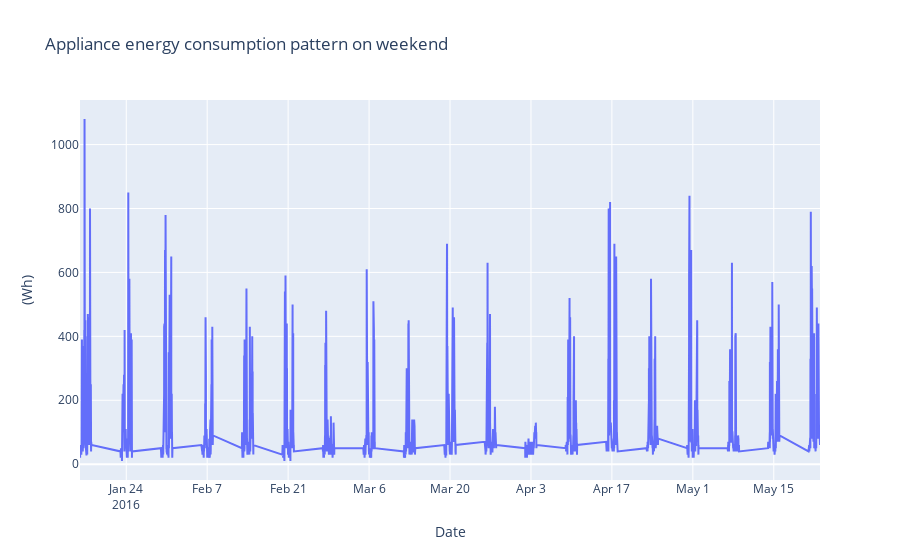

Write notebook code for a chart like this one.
### Code cell
# Find rows with weekend 

temp_weekend =  dataset[dataset['WEEKDAY'] == 1]

# To understand the timeseries variation of the applaince energy consumption
visData = go.Scatter( x= temp_weekend.date  ,  mode = "lines", y = temp_weekend.Appliances )
layout = go.Layout(title = 'Appliance energy consumption pattern on weekend' , xaxis=dict(title='Date'), yaxis=dict(title='(Wh)'))
fig = go.Figure(data=[visData],layout=layout)

iplot(fig)

### Figure 1 — Plotly figure (JSON) as saved in the notebook; plotly's stock layout.template omitted (floating-point values rounded to 4 significant figures; data arrays with more than 128 entries replaced by an {"elided": "..."} marker saying what was removed)
{"data": [{"mode": "lines", "type": "scatter", "x": {"elided": "5472 str values"}, "y": {"elided": "5472 int values"}}], "layout": {"title": {"text": "Appliance energy consumption pattern on weekend"}, "xaxis": {"title": {"text": "Date"}}, "yaxis": {"title": {"text": "(Wh)"}}}}
